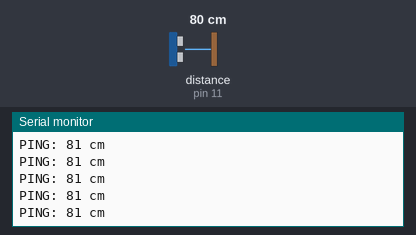
Simulated run of this sketch. Board: Arduino Uno, built with avr-gcc and run on an emulated ATmega328P. Shown: the last lines printed to the serial monitor. Inputs (shaded band) come from the test bench; at power-on: distance to the obstacle (sensor on pin 11) 80 cm. The echo pulse lasts 58.3 µs per cm.

Above: at 1.2 s.
1.3 s: distance to the obstacle (sensor on pin 11) set to 2 cm
At 1.34 s:
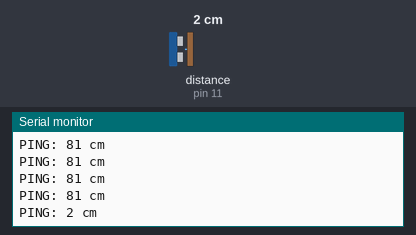
2.8 s: distance to the obstacle (sensor on pin 11) set to 4 cm
At 2.82 s:
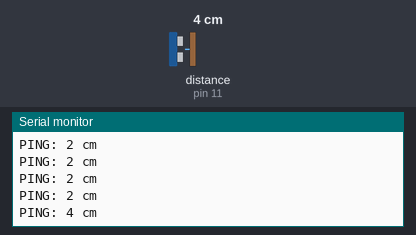
4.3 s: distance to the obstacle (sensor on pin 11) set to 120 cm
At 4.35 s:
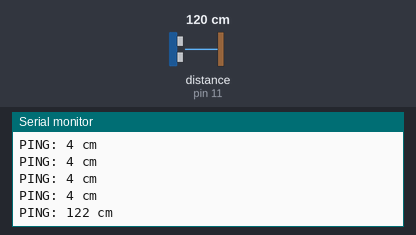
Timing chart, 0 to 7.3 s (numbered marks = the images above; inputs shaded):
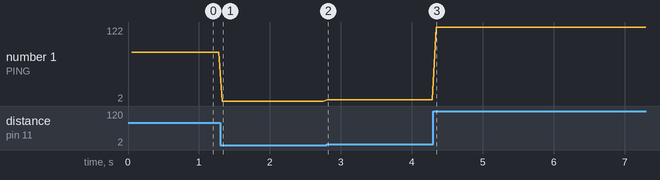

The sketch:

medirDistanciaConSensorHC-SR04.ino
```cpp
/*medir la distancia (cm) a la que se encuentra un objeto y mostrarla por el monitor serie.
Para ello usaremos el sensor de ultrasonidos HC-SR04

En aplicaciones en que se requiera una precisión superior en la medición de la distancia,
suelen acompañarse de medidores de distancia por infrarrojos y sensores ópticos.

El sensor se basa simplemente en medir el tiempo entre el envío y la recepción de un pulso sonoro.

Es decir, el sonido tarda 29,2 microsegundos en recorrer un centímetro.
Por tanto, podemos obtener la distancia a partir del tiempo entre la emisión y recepción del pulso mediante la siguiente ecuación.

distancia = tiempo * velocidad / 2
entre 2 es porque hemos medido el tiempo que tarda el pulso en ir y volver, por lo que la distancia recorrida por el pulso es el doble de la que queremos medir.

TINKERCAD https://www.tinkercad.com/things/gwRpyCm9spB
*/

#include <NewPing.h>

#define TRIGER_PIN  12
#define HECHO_PIN  11
#define MAX_DISTANCE 200

NewPing sonar(TRIGER_PIN,HECHO_PIN,MAX_DISTANCE);

void setup() {
  Serial.begin(115200);
}

void loop() {
delay(50);
unsigned int uS = sonar.ping();   //sonar.ping_cm()
Serial.print("PING: ");
Serial.print(uS/US_ROUNDTRIP_CM);
Serial.println(" cm");
}
```

Measured:
- after the input at 1.3 s, the serial monitor: prints a new line at once (image 1)
- after the input at 2.8 s, the serial monitor: prints a new line at once (image 2)
- after the input at 4.3 s, the serial monitor: prints a new line at once (image 3)
- plotted number 1: 81 → 2 after the input at 1.3 s, 2 → 4 after the input at 2.8 s, 4 → 122 after the input at 4.3 s
